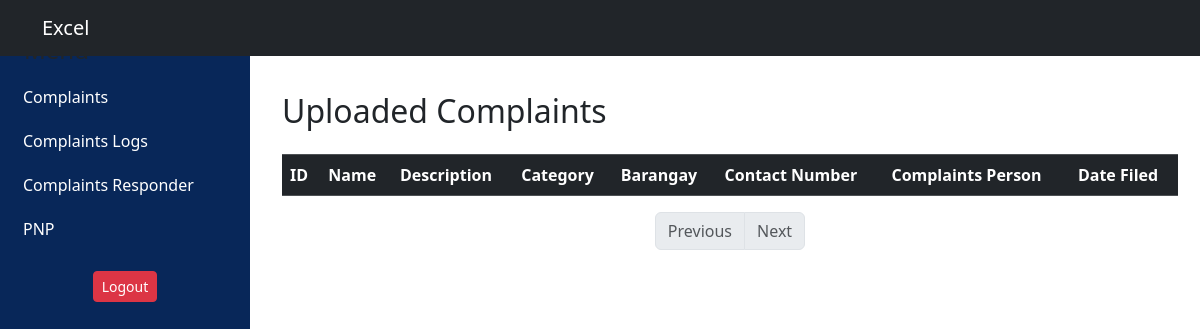
/complaints_logs.php, run on an earlier commit of the app's database.
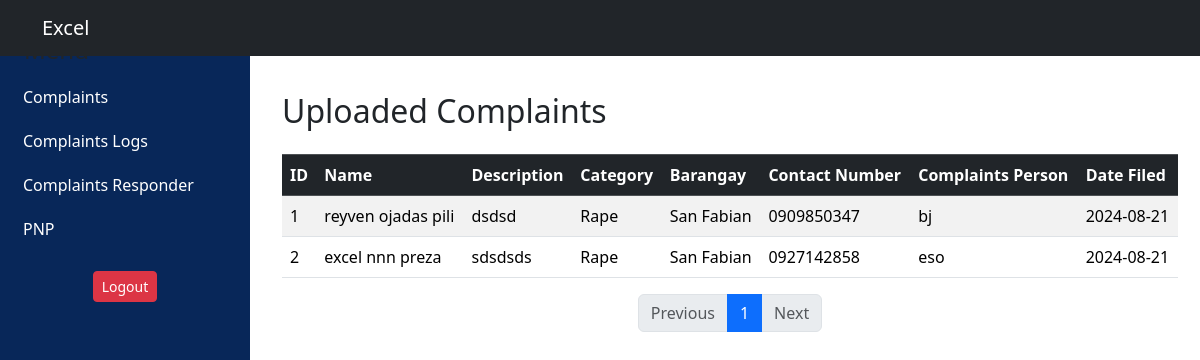
And on a later commit of the database.
### tables this page shows
CREATE TABLE `tbl_complaints` (
  `complaints_id` int(15) NOT NULL,
  `complaint_name` varchar(255) NOT NULL,
  `cp_number` varchar(10) NOT NULL,
  `complaints_person` varchar(15) NOT NULL,
  `status` varchar(20) NOT NULL DEFAULT '''unresolved''',
  `complaints` text NOT NULL,
  `responds` enum('barangay','pnp') NOT NULL,
  `date_filed` date NOT NULL,
  `approved` tinyint(1) NOT NULL,
  `category_id` int(1) NOT NULL,
  `barangays_id` int(10) NOT NULL,
  `image_id` int(10) NOT NULL,
  `info_id` int(11) NOT NULL,
  `user_id` int(11) NOT NULL,
  `hearing_date` date NOT NULL,
  `hearing_time` time(6) NOT NULL
);

CREATE TABLE `tbl_complaintcategories` (
  `category_id` int(10) NOT NULL,
  `complaints_category` varchar(255) NOT NULL
);

CREATE TABLE `tbl_users_barangay` (
  `barangays_id` int(11) NOT NULL,
  `barangay_name` varchar(255) NOT NULL,
  `official_id` int(11) NOT NULL
);

### complaints_logs.php (the view, shortened to what this page needs)
<!DOCTYPE html>
<html lang="en">
<head>
    <link href="https://cdn.jsdelivr.net/npm/bootstrap@5.3.3/dist/css/bootstrap.min.css" rel="stylesheet">
    <link rel="stylesheet" href="style.css">
</head>
<body>
    <nav class="navbar navbar-expand-lg navbar-dark bg-dark sticky-top">
        <div class="container">
            <a class="navbar-brand" href="#">Excel</a>
        </div>
    </nav>
    <div class="content">
        <div class="container">
            <h2 class="mt-3 mb-4">Uploaded Complaints</h2>
            <div class="table-responsive">
                <table class="table table-striped table-bordered">
                    <thead class="table-dark">
                        <tr>
                            <th>ID</th>
                            <th>Name</th>
                            <th>Description</th>
                            <th>Category</th>
                            <th>Barangay</th>
                            <th>Contact Number</th>
                            <th>Complaints Person</th>
                            <th>Date Filed</th>
                        </tr>
                    </thead>
                    <tbody>
                        <?php
                        include_once 'dbconn.php';
                        $results_per_page = 10;
                        if (!isset($_GET['page']) || !is_numeric($_GET['page']) || $_GET['page'] <= 0) {
                            $page = 1;
                        } else {
                            $page = $_GET['page'];
                        }
                        $start_from = ($page - 1) * $results_per_page;
                        function displayComplaints($pdo, $start_from, $results_per_page) {
                            try {
                                $stmt = $pdo->prepare("SELECT * FROM tbl_complaints ORDER BY date_filed DESC LIMIT ?, ?");
                                $stmt->bindParam(1, $start_from, PDO::PARAM_INT);
                                $stmt->bindParam(2, $results_per_page, PDO::PARAM_INT);
                                $stmt->execute();
                                $id_counter = $start_from + 1;
                                while ($row = $stmt->fetch(PDO::FETCH_ASSOC)) {
                                    $complaint_id = $id_counter++;
                                    $complaint_name = isset($row['complaint_name']) ? htmlspecialchars($row['complaint_name']) : '';
                                    $complaints = isset($row['complaints']) ? htmlspecialchars($row['complaints']) : '';
                                    $date_filed = isset($row['date_filed']) ? htmlspecialchars($row['date_filed']) : '';
                                    $stmtCat = $pdo->prepare("SELECT complaints_category FROM tbl_complaintcategories WHERE category_id = ?");
                                    $stmtCat->execute([$row['category_id']]);
                                    $category_name = htmlspecialchars($stmtCat->fetchColumn());
                                    $stmtBar = $pdo->prepare("SELECT barangay_name FROM tbl_users_barangay WHERE barangays_id = ?");
                                    $stmtBar->execute([$row['barangays_id']]);
                                    $barangay_name = htmlspecialchars($stmtBar->fetchColumn());
                                    $cp_number = isset($row['cp_number']) ? htmlspecialchars($row['cp_number']) : '';
                                    $complaints_person = isset($row['complaints_person']) ? htmlspecialchars($row['complaints_person']) : '';
                                    echo "<tr>";
                                    echo "<td>{$complaint_id}</td>";
                                    echo "<td>{$complaint_name}</td>";
                                    echo "<td>{$complaints}</td>";
                                    echo "<td>{$category_name}</td>";
                                    echo "<td>{$barangay_name}</td>";
                                    echo "<td>{$cp_number}</td>";
                                    echo "<td>{$complaints_person}</td>";
                                    echo "<td>{$date_filed}</td>";
                                    echo "</tr>";
                                }
                            } catch (PDOException $e) {
                                echo "<tr><td colspan='8'>Error fetching complaints: " . $e->getMessage() . "</td></tr>";
                            }
                        }
                        if (!isset($pdo)) {
                            echo "<tr><td colspan='8'>PDO connection not established.</td></tr>";
                        } else {
                            displayComplaints($pdo, $start_from, $results_per_page);
                        }
                        ?>
                    </tbody>
                </table>
            </div>
            <nav aria-label="Page navigation example">
                <ul class="pagination justify-content-center">
                    <?php
                    $stmt = $pdo->query("SELECT COUNT(*) AS total FROM tbl_complaints");
                    $row = $stmt->fetch(PDO::FETCH_ASSOC);
                    $total_pages = ceil($row['total'] / $results_per_page);
                    if ($page > 1) {
                        echo "<li class='page-item'><a class='page-link' href='{$_SERVER['PHP_SELF']}?page=" . ($page - 1) . "'>Previous</a></li>";
                    } else {
                        echo "<li class='page-item disabled'><a class='page-link' href='#'>Previous</a></li>";
                    }
                    for ($i = 1; $i <= $total_pages; $i++) {
                        if ($i == $page) {
                            echo "<li class='page-item active'><a class='page-link' href='#'>$i</a></li>";
                        } else {
                            echo "<li class='page-item'><a class='page-link' href='{$_SERVER['PHP_SELF']}?page=$i'>$i</a></li>";
                        }
                    }
                    if ($page < $total_pages) {
                        echo "<li class='page-item'><a class='page-link' href='{$_SERVER['PHP_SELF']}?page=" . ($page + 1) . "'>Next</a></li>";
                    } else {
                        echo "<li class='page-item disabled'><a class='page-link' href='#'>Next</a></li>";
                    }
                    ?>
                </ul>
            </nav>
        </div>
    </div>
<div class="sidebar">
    <h4 class="px-3">Menu</h4>
    <ul class="nav flex-column">
        <li class="nav-item">
            <a class="nav-link active" href="">Complaints</a>
        </li>
        <li class="nav-item">
            <a class="nav-link" href="">Complaints Logs</a>
        </li>
        <li class="nav-item">
            <a class="nav-link" href="">Complaints Responder</a>
        </li>
        <li class="nav-item">
            <a class="nav-link" href="">PNP</a>
        </li>
    </ul>
      <form action="logout.php" method="post" id="logoutForm">
            <div class="logout-btn">
                <button type="button" class="btn btn-danger btn-sm" onclick="confirmLogout()">
                    <i class="bi bi-box-arrow-left"></i> Logout
                </button>
            </div>
        </form>
</div>
</body>
</html>

### styles/style.css (style rules this page uses)
.sidebar { position: fixed; top: 0; left: 0; height: 100%; width: 250px; background-color: #082759; transition: width 0.3s ease; overflow: hidden; padding: 1rem 0.5rem; z-index: 1; }
.content { margin-left: 250px; transition: margin-left 0.3s ease; padding: 20px; width: 80%; }
.sidebar .user-info, .sidebar .nav, .sidebar h4, .sidebar .logout-btn { transition: opacity 0.3s ease; }
.sidebar h4 { margin-top: 20px; margin-bottom: 10px; padding-left: 15px; }
.nav-link { color: rgba(255, 255, 255, 0.75); padding: 10px 15px; display: block; transition: background-color 0.3s ease; }
.logout-btn { text-align: center; margin-top: 20px; }
.nav-link { color: white; }
table, th, td { border: none; }
table { border-collapse: collapse; width: 100%; }

What changed in the data, as far as the page shows it:
added tbl_complaints: complaint_id "1", complaint_name "reyven ojadas pili", complaints "dsdsd", category.complaints_category "Rape", barangays.barangay_name "San Fabian", cp_number "0909850347", complaints_person "bj", date_filed "2024-08-21"
added tbl_complaints: complaint_id "2", complaint_name "excel nnn preza", complaints "sdsdsds", category.complaints_category "Rape", barangays.barangay_name "San Fabian", cp_number "0927142858", complaints_person "eso", date_filed "2024-08-21"
Also different on the page:
new list line: "1"
